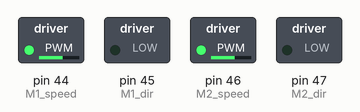
Simulated run of this sketch. Board: Arduino Mega 2560, built with avr-gcc and run on an emulated ATmega2560. Parts: switched loads named in the sketch (green lamp = pin HIGH).

Above: at 0.05 s.
At 3.0 s:
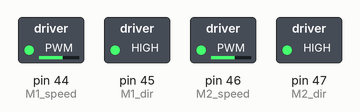
At 5.95 s:
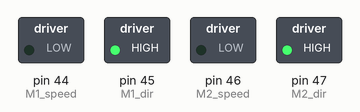
Timing chart, 0 to 7.8 s (numbered marks = the images above):
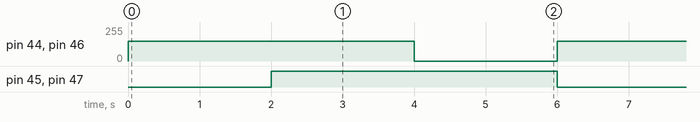

The sketch:

test_motors_1.ino
```cpp
#define M1_dir 45
#define M1_speed 44

#define M2_dir 47
#define M2_speed 46


void setup() {
pinMode(M1_dir,OUTPUT);
pinMode(M1_speed,OUTPUT);

pinMode(M2_dir,OUTPUT);
pinMode(M2_speed,OUTPUT);


}

void loop() {
  digitalWrite(M1_dir, LOW);
  analogWrite(M1_speed,150);
  digitalWrite(M2_dir, LOW);
  analogWrite(M2_speed,150);
  delay(2000);
  digitalWrite(M1_dir, HIGH);
  analogWrite(M1_speed,150);
  digitalWrite(M2_dir, HIGH);
  analogWrite(M2_speed,150);
  delay(2000);
  analogWrite(M1_speed,0);
  analogWrite(M2_speed,0);
  delay(2000);

}
```

Measured:
- by itself, pin 44 (M1_speed), pin 46 (M2_speed): alternates 150/255 for 4.0 s and 0/255 for 2.0 s
- by itself, pin 45 (M1_dir), pin 47 (M2_dir): alternates HIGH for 4.0 s and LOW for 2.0 s
